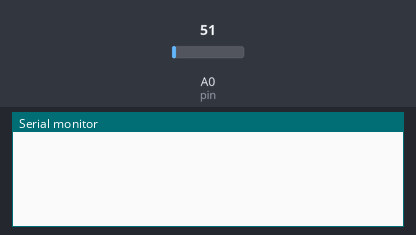
The sketch below on a simulated Arduino Uno, built with avr-gcc and run on an emulated ATmega328P. On the bench: the last lines printed to the serial monitor. The test bench sets the inputs (shaded band); at power-on: A0 (pin) = 51.

Above: at 1.2 s.
1.3 s: A0 (pin) set to 61
At 3.0 s:
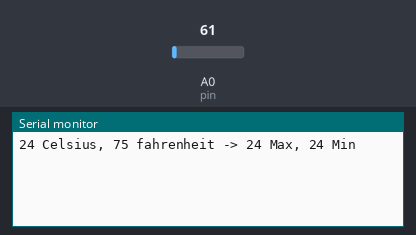
4.3 s: A0 (pin) set to 71
At 5.9 s:
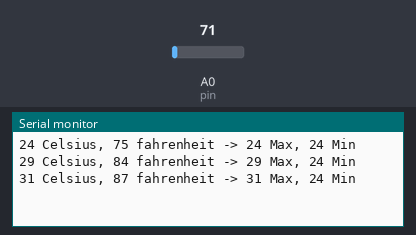
Timing chart, 0 to 7.4 s (numbered marks = the images above; inputs shaded):
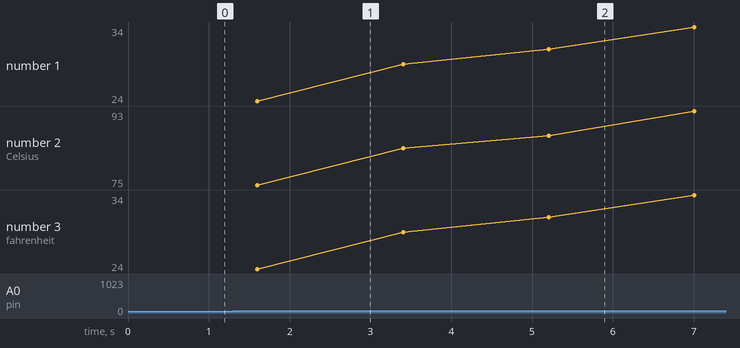

The sketch:

MinMax_temp.ino
```cpp
// (licence header left out)
int pin = 0; // analog pin
int tempc = 0,tempf=0; // temperature variables
int samples[8]; // variables to make a better precision
int maxi = -100,mini = 100; // to start max/min temperature
int i;

void setup()
{
  Serial.begin(9600); // start serial communication
}

void loop()
{


for(i = 0;i<=7;i++){ // gets 8 samples of temperature

  samples[i] = ( 5.0 * analogRead(pin) * 100.0) / 1024.0;
  tempc = tempc + samples[i];
  delay(200);

}

tempc = tempc/8.0; // better precision
tempf = (tempc * 9)/ 5 + 32; // converts to fahrenheit

if(tempc > maxi) {maxi = tempc;} // set max temperature
if(tempc < mini) {mini = tempc;} // set min temperature

Serial.print(tempc, DEC);
Serial.print(" Celsius, ");

Serial.print(tempf,DEC);
Serial.print(" fahrenheit -> ");

Serial.print(maxi,DEC);
Serial.print(" Max, ");
Serial.print(mini,DEC);
Serial.println(" Min");

tempc = 0;

delay(200); // delay before loop
}
```

Measured:
- after the input at 4.3 s, the serial monitor: prints a new line after 0.91 s (image 2)
- plotted number 1: 29 → 34 after the input at 4.3 s
- plotted number 2: 84 → 93 after the input at 4.3 s
- plotted number 3: 29 → 34 after the input at 4.3 s
